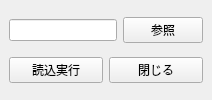
<?xml version="1.0" encoding="UTF-8"?>
<ui version="4.0">
 <class>McdImportWindow</class>
 <widget class="QMainWindow" name="McdImportWindow">
  <property name="windowTitle"><string>表示用データ読込</string></property>
  <widget class="QWidget" name="centralwidget">
   <layout class="QVBoxLayout" name="mainLayout">
    <item><layout class="QHBoxLayout" name="fileLayout"><item><widget class="QLineEdit" name="mcdFileLineEdit"/></item><item><widget class="QPushButton" name="browseButton"><property name="text"><string>参照</string></property></widget></item></layout></item>
    <item><layout class="QHBoxLayout" name="buttonLayout"><item><widget class="QPushButton" name="loadButton"><property name="text"><string>読込実行</string></property></widget></item><item><widget class="QPushButton" name="closeButton"><property name="text"><string>閉じる</string></property></widget></item></layout></item>
   </layout>
  </widget>
 </widget>
 <resources/>
 <connections/>
</ui>
